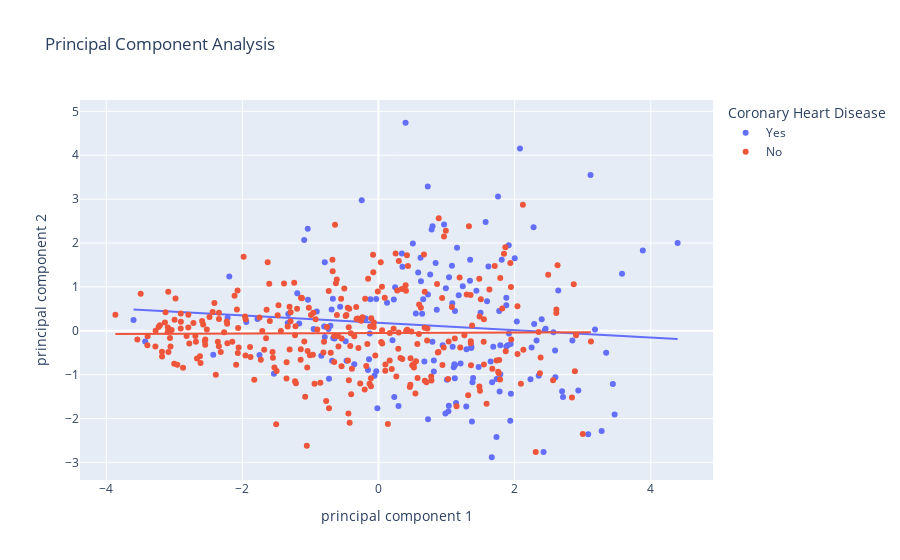

The notebook cell saved with this chart:
### Code cell
fig = px.scatter(principal_africa_Df, x='principal component 1', y='principal component 2',color=df_clean['chd'], title='Principal Component Analysis', trendline="ols", labels={'color':'Coronary Heart Disease'})
fig.show()

### Figure 1 — Plotly figure (JSON) as saved in the notebook; plotly's stock layout.template omitted (floating-point values rounded to 4 significant figures; data arrays with more than 128 entries replaced by an {"elided": "..."} marker saying what was removed)
{"data": [{"hovertemplate": "Coronary Heart Disease=Yes<br>principal component 1=%{x}<br>principal component 2=%{y}<extra></extra>", "legendgroup": "Yes", "marker": {"color": "#636efa", "symbol": "circle"}, "mode": "markers", "name": "Yes", "orientation": "v", "showlegend": true, "type": "scatter", "x": {"elided": "160 float values"}, "xaxis": "x", "y": {"elided": "160 float values"}, "yaxis": "y"}, {"hovertemplate": "<b>OLS trendline</b><br>principal component 2 = -0.0836325 * principal component 1 + 0.180754<br>R<sup>2</sup>=0.007734<br><br>Coronary Heart Disease=Yes<br>principal component 1=%{x}<br>principal component 2=%{y} <b>(trend)</b><extra></extra>", "legendgroup": "Yes", "marker": {"color": "#636efa", "symbol": "circle"}, "mode": "lines", "name": "Yes", "showlegend": false, "type": "scatter", "x": {"elided": "160 float values"}, "xaxis": "x", "y": {"elided": "160 float values"}, "yaxis": "y"}, {"hovertemplate": "Coronary Heart Disease=No<br>principal component 1=%{x}<br>principal component 2=%{y}<extra></extra>", "legendgroup": "No", "marker": {"color": "#EF553B", "symbol": "circle"}, "mode": "markers", "name": "No", "orientation": "v", "showlegend": true, "type": "scatter", "x": {"elided": "302 float values"}, "xaxis": "x", "y": {"elided": "302 float values"}, "yaxis": "y"}, {"hovertemplate": "<b>OLS trendline</b><br>principal component 2 = 0.00551132 * principal component 1 + -0.0540799<br>R<sup>2</sup>=0.000098<br><br>Coronary Heart Disease=No<br>principal component 1=%{x}<br>principal component 2=%{y} <b>(trend)</b><extra></extra>", "legendgroup": "No", "marker": {"color": "#EF553B", "symbol": "circle"}, "mode": "lines", "name": "No", "showlegend": false, "type": "scatter", "x": {"elided": "302 float values"}, "xaxis": "x", "y": {"elided": "302 float values"}, "yaxis": "y"}], "layout": {"legend": {"title": {"text": "Coronary Heart Disease"}, "tracegroupgap": 0}, "title": {"text": "Principal Component Analysis"}, "xaxis": {"anchor": "y", "domain": [0, 1], "title": {"text": "principal component 1"}}, "yaxis": {"anchor": "x", "domain": [0, 1], "title": {"text": "principal component 2"}}}}
